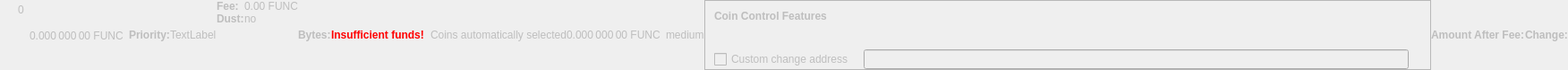
    <widget class="QWidget" name="dummyHideWidget" native="true">
     <property name="enabled">
      <bool>false</bool>
     </property>
     <property name="maximumSize">
      <size>
       <width>100</width>
       <height>22</height>
      </size>
     </property>
     <layout class="QHBoxLayout" name="dummyHideLayout">
      <property name="spacing">
       <number>0</number>
      </property>
      <property name="margin">
       <number>0</number>
      </property>
      <item>
       <layout class="QFormLayout" name="formLayoutCoinControl1">
        <property name="horizontalSpacing">
         <number>10</number>
        </property>
        <property name="verticalSpacing">
         <number>14</number>
        </property>
        <property name="leftMargin">
         <number>10</number>
        </property>
        <property name="topMargin">
         <number>4</number>
        </property>
        <property name="rightMargin">
         <number>6</number>
        </property>
        <item row="0" column="1">
         <widget class="QLabel" name="labelCoinControlBytes">
          <property name="cursor">
           <cursorShape>IBeamCursor</cursorShape>
          </property>
          <property name="contextMenuPolicy">
           <enum>Qt::ActionsContextMenu</enum>
          </property>
          <property name="text">
           <string notr="true">0</string>
          </property>
          <property name="textInteractionFlags">
           <set>Qt::LinksAccessibleByMouse|Qt::TextSelectableByKeyboard|Qt::TextSelectableByMouse</set>
          </property>
         </widget>
        </item>
       </layout>
      </item>
      <item>
       <widget class="QLabel" name="labelCoinControlAfterFee">
        <property name="enabled">
         <bool>false</bool>
        </property>
        <property name="sizePolicy">
         <sizepolicy hsizetype="Fixed" vsizetype="Fixed">
          <horstretch>0</horstretch>
          <verstretch>0</verstretch>
         </sizepolicy>
        </property>
        <property name="minimumSize">
         <size>
          <width>111</width>
          <height>12</height>
         </size>
        </property>
        <property name="maximumSize">
         <size>
          <width>111</width>
          <height>12</height>
         </size>
        </property>
        <property name="cursor">
         <cursorShape>IBeamCursor</cursorShape>
        </property>
        <property name="contextMenuPolicy">
         <enum>Qt::ActionsContextMenu</enum>
        </property>
        <property name="text">
         <string notr="true">0.000 000 00 FUNC</string>
        </property>
        <property name="textInteractionFlags">
         <set>Qt::LinksAccessibleByMouse|Qt::TextSelectableByKeyboard|Qt::TextSelectableByMouse</set>
        </property>
       </widget>
      </item>
      <item>
       <widget class="QLabel" name="labelCoinControlPriorityText">
        <property name="enabled">
         <bool>false</bool>
        </property>
        <property name="font">
         <font>
          <weight>75</weight>
          <bold>true</bold>
         </font>
        </property>
        <property name="text">
         <string>Priority:</string>
        </property>
       </widget>
      </item>
      <item>
       <layout class="QHBoxLayout" name="horizontalLayout">
        <item>
         <widget class="QLabel" name="WarningLabel">
          <property name="text">
           <string>TextLabel</string>
          </property>
         </widget>
        </item>
       </layout>
      </item>
      <item>
       <layout class="QFormLayout" name="formLayoutCoinControl3">
        <property name="horizontalSpacing">
         <number>0</number>
        </property>
        <property name="verticalSpacing">
         <number>0</number>
        </property>
        <property name="leftMargin">
         <number>0</number>
        </property>
        <property name="topMargin">
         <number>0</number>
        </property>
        <property name="rightMargin">
         <number>0</number>
        </property>
        <item row="0" column="0">
         <widget class="QLabel" name="labelCoinControlFeeText">
          <property name="enabled">
           <bool>false</bool>
          </property>
          <property name="font">
           <font>
            <weight>75</weight>
            <bold>true</bold>
           </font>
          </property>
          <property name="text">
           <string>Fee:</string>
          </property>
          <property name="margin">
           <number>0</number>
          </property>
         </widget>
        </item>
        <item row="0" column="1">
         <widget class="QLabel" name="labelCoinControlFee">
          <property name="enabled">
           <bool>false</bool>
          </property>
          <property name="cursor">
           <cursorShape>IBeamCursor</cursorShape>
          </property>
          <property name="contextMenuPolicy">
           <enum>Qt::ActionsContextMenu</enum>
          </property>
          <property name="text">
           <string notr="true">0.00 FUNC</string>
          </property>
          <property name="textInteractionFlags">
           <set>Qt::LinksAccessibleByMouse|Qt::TextSelectableByKeyboard|Qt::TextSelectableByMouse</set>
          </property>
         </widget>
        </item>
        <item row="1" column="0">
         <widget class="QLabel" name="labelCoinControlLowOutputText">
          <property name="enabled">
           <bool>false</bool>
          </property>
          <property name="font">
           <font>
            <weight>75</weight>
            <bold>true</bold>
           </font>
          </property>
          <property name="text">
           <string>Dust:</string>
          </property>
         </widget>
        </item>
        <item row="1" column="1">
         <widget class="QLabel" name="labelCoinControlLowOutput">
          <property name="enabled">
           <bool>false</bool>
          </property>
          <property name="cursor">
           <cursorShape>IBeamCursor</cursorShape>
          </property>
          <property name="contextMenuPolicy">
           <enum>Qt::ActionsContextMenu</enum>
          </property>
          <property name="text">
           <string>no</string>
          </property>
          <property name="textInteractionFlags">
           <set>Qt::LinksAccessibleByMouse|Qt::TextSelectableByKeyboard|Qt::TextSelectableByMouse</set>
          </property>
         </widget>
        </item>
       </layout>
      </item>
      <item>
       <widget class="QLabel" name="labelCoinControlBytesText">
        <property name="enabled">
         <bool>false</bool>
        </property>
        <property name="font">
         <font>
          <weight>75</weight>
          <bold>true</bold>
         </font>
        </property>
        <property name="text">
         <string>Bytes:</string>
        </property>
       </widget>
      </item>
      <item>
       <layout class="QFormLayout" name="formLayoutCoinControl2">
        <property name="horizontalSpacing">
         <number>0</number>
        </property>
        <property name="verticalSpacing">
         <number>0</number>
        </property>
        <property name="leftMargin">
         <number>0</number>
        </property>
        <property name="topMargin">
         <number>0</number>
        </property>
        <property name="rightMargin">
         <number>0</number>
        </property>
       </layout>
      </item>
      <item>
       <layout class="QHBoxLayout" name="horizontalLayoutCoinControl2">
        <property name="spacing">
         <number>0</number>
        </property>
        <property name="bottomMargin">
         <number>0</number>
        </property>
       </layout>
      </item>
      <item>
       <widget class="QLabel" name="labelCoinControlInsuffFunds">
        <property name="enabled">
         <bool>false</bool>
        </property>
        <property name="minimumSize">
         <size>
          <width>0</width>
          <height>0</height>
         </size>
        </property>
        <property name="font">
         <font>
          <weight>75</weight>
          <bold>true</bold>
         </font>
        </property>
        <property name="styleSheet">
         <string notr="true">color:red;font-weight:bold;</string>
        </property>
        <property name="text">
         <string>Insufficient funds!</string>
        </property>
        <property name="margin">
         <number>5</number>
        </property>
       </widget>
      </item>
      <item>
       <layout class="QFormLayout" name="formLayoutCoinControl4">
        <property name="horizontalSpacing">
         <number>0</number>
        </property>
        <property name="verticalSpacing">
         <number>0</number>
        </property>
        <property name="leftMargin">
         <number>0</number>
        </property>
        <property name="topMargin">
         <number>0</number>
        </property>
        <property name="rightMargin">
         <number>0</number>
        </property>
       </layout>
      </item>
      <item>
       <widget class="QLabel" name="labelCoinControlChangeLabel">
        <property name="enabled">
         <bool>false</bool>
        </property>
        <property name="sizePolicy">
         <sizepolicy hsizetype="Preferred" vsizetype="Expanding">
          <horstretch>0</horstretch>
          <verstretch>0</verstretch>
         </sizepolicy>
        </property>
        <property name="minimumSize">
         <size>
          <width>0</width>
          <height>0</height>
         </size>
        </property>
        <property name="text">
         <string/>
        </property>
        <property name="margin">
         <number>3</number>
        </property>
       </widget>
      </item>
      <item>
       <widget class="QLabel" name="labelCoinControlAutomaticallySelected">
        <property name="enabled">
         <bool>false</bool>
        </property>
        <property name="sizePolicy">
         <sizepolicy hsizetype="Fixed" vsizetype="Fixed">
          <horstretch>0</horstretch>
          <verstretch>0</verstretch>
         </sizepolicy>
        </property>
        <property name="minimumSize">
         <size>
          <width>0</width>
          <height>0</height>
         </size>
        </property>
        <property name="maximumSize">
         <size>
          <width>240</width>
          <height>16777215</height>
         </size>
        </property>
        <property name="text">
         <string>Coins automatically selected</string>
        </property>
        <property name="margin">
         <number>5</number>
        </property>
       </widget>
      </item>
      <item>
       <widget class="QLabel" name="labelCoinControlChange">
        <property name="enabled">
         <bool>false</bool>
        </property>
        <property name="sizePolicy">
         <sizepolicy hsizetype="Fixed" vsizetype="Fixed">
          <horstretch>0</horstretch>
          <verstretch>0</verstretch>
         </sizepolicy>
        </property>
        <property name="minimumSize">
         <size>
          <width>111</width>
          <height>0</height>
         </size>
        </property>
        <property name="maximumSize">
         <size>
          <width>111</width>
          <height>16777215</height>
         </size>
        </property>
        <property name="cursor">
         <cursorShape>IBeamCursor</cursorShape>
        </property>
        <property name="contextMenuPolicy">
         <enum>Qt::ActionsContextMenu</enum>
        </property>
        <property name="text">
         <string notr="true">0.000 000 00 FUNC</string>
        </property>
        <property name="textInteractionFlags">
         <set>Qt::LinksAccessibleByMouse|Qt::TextSelectableByKeyboard|Qt::TextSelectableByMouse</set>
        </property>
       </widget>
      </item>
      <item>
       <widget class="QLabel" name="labelCoinControlPriority">
        <property name="enabled">
         <bool>false</bool>
        </property>
        <property name="cursor">
         <cursorShape>IBeamCursor</cursorShape>
        </property>
        <property name="contextMenuPolicy">
         <enum>Qt::ActionsContextMenu</enum>
        </property>
        <property name="text">
         <string>medium</string>
        </property>
        <property name="textInteractionFlags">
         <set>Qt::LinksAccessibleByMouse|Qt::TextSelectableByKeyboard|Qt::TextSelectableByMouse</set>
        </property>
       </widget>
      </item>
      <item>
       <widget class="QFrame" name="frameCoinControl">
        <property name="sizePolicy">
         <sizepolicy hsizetype="Expanding" vsizetype="Expanding">
          <horstretch>0</horstretch>
          <verstretch>0</verstretch>
         </sizepolicy>
        </property>
        <property name="maximumSize">
         <size>
          <width>16777215</width>
          <height>16777215</height>
         </size>
        </property>
        <property name="frameShape">
         <enum>QFrame::StyledPanel</enum>
        </property>
        <property name="frameShadow">
         <enum>QFrame::Sunken</enum>
        </property>
        <layout class="QVBoxLayout" name="verticalLayoutCoinControl2_2">
         <property name="spacing">
          <number>0</number>
         </property>
         <property name="margin">
          <number>0</number>
         </property>
         <item>
          <layout class="QVBoxLayout" name="verticalLayoutCoinControl" stretch="0,0,0,1">
           <property name="spacing">
            <number>0</number>
           </property>
           <property name="leftMargin">
            <number>10</number>
           </property>
           <property name="topMargin">
            <number>10</number>
           </property>
           <item>
            <layout class="QHBoxLayout" name="horizontalLayoutCoinControl1">
             <property name="bottomMargin">
              <number>15</number>
             </property>
             <item>
              <widget class="QLabel" name="labelCoinControlFeatures">
               <property name="enabled">
                <bool>false</bool>
               </property>
               <property name="sizePolicy">
                <sizepolicy hsizetype="Preferred" vsizetype="Maximum">
                 <horstretch>0</horstretch>
                 <verstretch>0</verstretch>
                </sizepolicy>
               </property>
               <property name="font">
                <font>
                 <weight>75</weight>
                 <bold>true</bold>
                </font>
               </property>
               <property name="styleSheet">
                <string notr="true">font-weight:bold;</string>
               </property>
               <property name="text">
                <string>Coin Control Features</string>
               </property>
              </widget>
             </item>
            </layout>
           </item>
           <item>
            <widget class="QWidget" name="widgetCoinControl" native="true">
             <property name="sizePolicy">
              <sizepolicy hsizetype="Preferred" vsizetype="Preferred">
               <horstretch>0</horstretch>
               <verstretch>0</verstretch>
              </sizepolicy>
             </property>
             <property name="minimumSize">
              <size>
               <width>0</width>
               <height>0</height>
              </size>
             </property>
             <property name="styleSheet">
              <string notr="true"/>
             </property>
             <layout class="QHBoxLayout" name="horizontalLayoutCoinControl5_2">
              <property name="margin">
               <number>0</number>
              </property>
              <item>
               <layout class="QHBoxLayout" name="horizontalLayoutCoinControl3">
                <property name="spacing">
                 <number>20</number>
                </property>
                <property name="topMargin">
                 <number>0</number>
                </property>
                <property name="bottomMargin">
                 <number>10</number>
                </property>
               </layout>
              </item>
             </layout>
            </widget>
           </item>
           <item>
            <layout class="QHBoxLayout" name="horizontalLayoutCoinControl4" stretch="0,0,0">
             <property name="spacing">
              <number>12</number>
             </property>
             <property name="sizeConstraint">
              <enum>QLayout::SetDefaultConstraint</enum>
             </property>
             <property name="topMargin">
              <number>5</number>
             </property>
             <property name="rightMargin">
              <number>5</number>
             </property>
             <item>
              <widget class="QCheckBox" name="checkBoxCoinControlChange">
               <property name="enabled">
                <bool>false</bool>
               </property>
               <property name="toolTip">
                <string>If this is activated, but the change address is empty or invalid, change will be sent to a newly generated address.</string>
               </property>
               <property name="text">
                <string>Custom change address</string>
               </property>
              </widget>
             </item>
             <item>
              <widget class="QValidatedLineEdit" name="lineEditCoinControlChange">
               <property name="enabled">
                <bool>false</bool>
               </property>
               <property name="sizePolicy">
                <sizepolicy hsizetype="Expanding" vsizetype="Fixed">
                 <horstretch>0</horstretch>
                 <verstretch>0</verstretch>
                </sizepolicy>
               </property>
              </widget>
             </item>
             <item>
              <widget class="QLabel" name="labelCoinControlChangeLabel_2">
               <property name="sizePolicy">
                <sizepolicy hsizetype="Preferred" vsizetype="Expanding">
                 <horstretch>0</horstretch>
                 <verstretch>0</verstretch>
                </sizepolicy>
               </property>
               <property name="minimumSize">
                <size>
                 <width>0</width>
                 <height>0</height>
                </size>
               </property>
               <property name="text">
                <string/>
               </property>
               <property name="margin">
                <number>3</number>
               </property>
              </widget>
             </item>
            </layout>
           </item>
           <item>
            <spacer name="verticalSpacerCoinControl">
             <property name="orientation">
              <enum>Qt::Vertical</enum>
             </property>
             <property name="sizeHint" stdset="0">
              <size>
               <width>800</width>
               <height>1</height>
              </size>
             </property>
            </spacer>
           </item>
          </layout>
         </item>
        </layout>
       </widget>
      </item>
      <item>
       <widget class="QLabel" name="labelCoinControlAfterFeeText">
        <property name="enabled">
         <bool>false</bool>
        </property>
        <property name="minimumSize">
         <size>
          <width>0</width>
          <height>0</height>
         </size>
        </property>
        <property name="maximumSize">
         <size>
          <width>16777215</width>
          <height>16777215</height>
         </size>
        </property>
        <property name="font">
         <font>
          <weight>75</weight>
          <bold>true</bold>
         </font>
        </property>
        <property name="text">
         <string>Amount After Fee:</string>
        </property>
        <property name="alignment">
         <set>Qt::AlignLeading|Qt::AlignLeft|Qt::AlignVCenter</set>
        </property>
        <property name="margin">
         <number>0</number>
        </property>
       </widget>
      </item>
      <item>
       <widget class="QLabel" name="labelCoinControlChangeText">
        <property name="enabled">
         <bool>false</bool>
        </property>
        <property name="sizePolicy">
         <sizepolicy hsizetype="Preferred" vsizetype="Preferred">
          <horstretch>0</horstretch>
          <verstretch>0</verstretch>
         </sizepolicy>
        </property>
        <property name="minimumSize">
         <size>
          <width>0</width>
          <height>0</height>
         </size>
        </property>
        <property name="maximumSize">
         <size>
          <width>16777215</width>
          <height>16777215</height>
         </size>
        </property>
        <property name="font">
         <font>
          <weight>75</weight>
          <bold>true</bold>
         </font>
        </property>
        <property name="text">
         <string>Change:</string>
        </property>
        <property name="alignment">
         <set>Qt::AlignLeading|Qt::AlignLeft|Qt::AlignVCenter</set>
        </property>
       </widget>
      </item>
     </layout>
    </widget>
